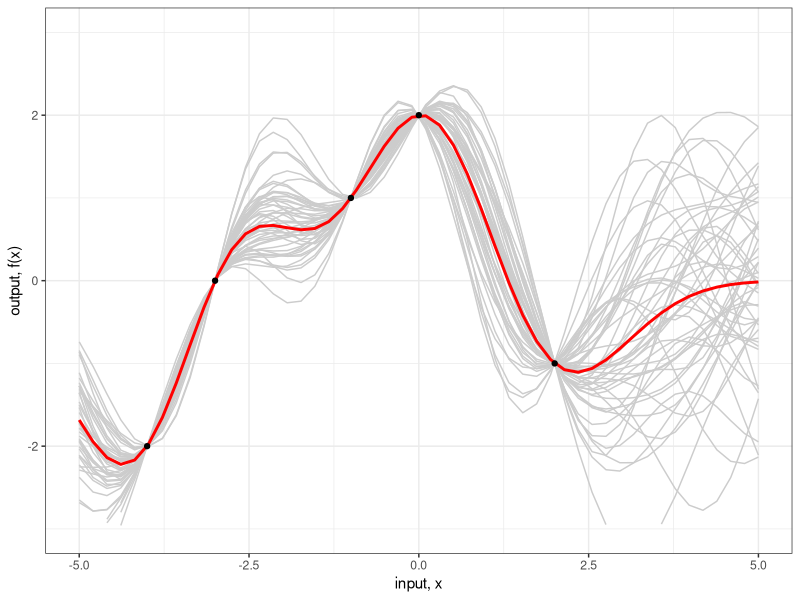
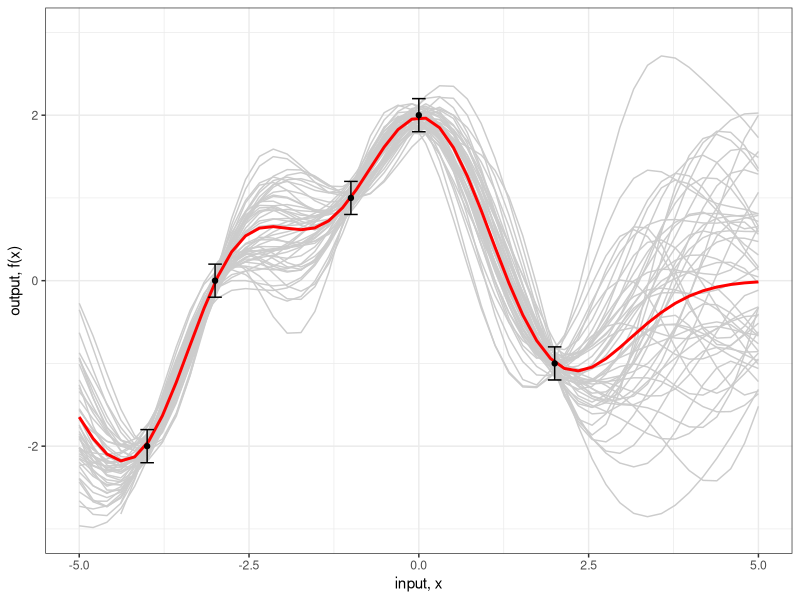

These charts were generated, in order, by the following R code:
## ---- chunk 1
knitr::opts_chunk$set(echo = TRUE)
## ---- chunk 2
require(MASS)
require(plyr)
require(reshape2)
require(ggplot2)

# Set a seed for repeatable plots
set.seed(12345)

# Calculates the covariance matrix sigma using a
# simplified version of the squared exponential function.
#
# Although the nested loops are ugly, I've checked and it's about
# 30% faster than a solution using expand.grid() and apply()
#
# Parameters:
#	X1, X2 = vectors
# 	l = the scale length parameter
# Returns:
# 	a covariance matrix
calcSigma <- function(X1,X2,l=1) {
  Sigma <- matrix(rep(0, length(X1)*length(X2)), nrow=length(X1))
  for (i in 1:nrow(Sigma)) {
    for (j in 1:ncol(Sigma)) {
      Sigma[i,j] <- exp(-0.5*(abs(X1[i]-X2[j])/l)^2)
    }
  }
  return(Sigma)
}

# 1. Plot some sample functions from the Gaussian process
# as shown in Figure 2.2(a)

# Define the points at which we want to define the functions
x.star <- seq(-5,5,len=50)

# Calculate the covariance matrix
sigma <- calcSigma(x.star,x.star)

# Generate a number of functions from the process
n.samples <- 3
values <- matrix(rep(0,length(x.star)*n.samples), ncol=n.samples)
for (i in 1:n.samples) {
  # Each column represents a sample from a multivariate normal distribution
  # with zero mean and covariance sigma
  values[,i] <- mvrnorm(1, rep(0, length(x.star)), sigma)
}
values <- cbind(x=x.star,as.data.frame(values))
values <- melt(values,id="x")

# Plot the result
fig2a <- ggplot(values,aes(x=x,y=value)) +
  geom_rect(xmin=-Inf, xmax=Inf, ymin=-2, ymax=2, fill="grey80") +
  geom_line(aes(group=variable)) +
  theme_bw() +
  scale_y_continuous(lim=c(-2.5,2.5), name="output, f(x)") +
  xlab("input, x")

# 2. Now let's assume that we have some known data points;
# this is the case of Figure 2.2(b). In the book, the notation 'f'
# is used for f$y below.  I've done this to make the ggplot code
# easier later on.
f <- data.frame(x=c(-4,-3,-1,0,2),
                y=c(-2,0,1,2,-1))

# Calculate the covariance matrices
# using the same x.star values as above
x <- f$x
k.xx <- calcSigma(x,x)
k.xxs <- calcSigma(x,x.star)
k.xsx <- calcSigma(x.star,x)
k.xsxs <- calcSigma(x.star,x.star)

# These matrix calculations correspond to equation (2.19)
# in the book.
f.star.bar <- k.xsx%*%solve(k.xx)%*%f$y
cov.f.star <- k.xsxs - k.xsx%*%solve(k.xx)%*%k.xxs

# This time we'll plot more samples.  We could of course
# simply plot a +/- 2 standard deviation confidence interval
# as in the book but I want to show the samples explicitly here.
n.samples <- 50
values <- matrix(rep(0,length(x.star)*n.samples), ncol=n.samples)
for (i in 1:n.samples) {
  values[,i] <- mvrnorm(1, f.star.bar, cov.f.star)
}
values <- cbind(x=x.star,as.data.frame(values))
values <- melt(values,id="x")

# Plot the results including the mean function
# and constraining data points
fig2b <- ggplot() +
  geom_line(data=values, aes(x=x,y=value, group=variable), colour="grey80") +
  geom_line(data=NULL,aes(x=x.star,y=f.star.bar),colour="red", size=1) + 
  geom_point(data=f,aes(x=x,y=y)) +
  theme_bw() +
  scale_y_continuous(lim=c(-3,3), name="output, f(x)") +
  xlab("input, x")

fig2b

# 3. Now assume that each of the observed data points have some
# normally-distributed noise.

# The standard deviation of the noise
sigma.n <- 0.1

# Recalculate the mean and covariance functions
f.bar.star <- k.xsx%*%solve(k.xx + sigma.n^2*diag(1, ncol(k.xx)))%*%f$y
cov.f.star <- k.xsxs - k.xsx%*%solve(k.xx + sigma.n^2*diag(1, ncol(k.xx)))%*%k.xxs

# Recalulate the sample functions
values <- matrix(rep(0,length(x.star)*n.samples), ncol=n.samples)
for (i in 1:n.samples) {
  values[,i] <- mvrnorm(1, f.bar.star, cov.f.star)
}
values <- cbind(x=x.star,as.data.frame(values))
values <- melt(values,id="x")

# Plot the result, including error bars on the observed points
gg <- ggplot() +
  geom_line(data = values, aes(x = x,y = value, group = variable), colour = "grey80") +
  geom_line(data = NULL,aes(x = x.star, y = f.bar.star[,1]), colour = "red", size = 1) +
  geom_errorbar(data = f, aes(x = x, y = NULL, ymin = y- 2 * sigma.n, ymax = y + 2 * sigma.n), width = 0.2) +
  geom_point(data = f, aes(x = x, y = y)) +
  theme_bw() +
  scale_y_continuous(lim = c(-3,3), name = "output, f(x)") +
  xlab("input, x")

gg

